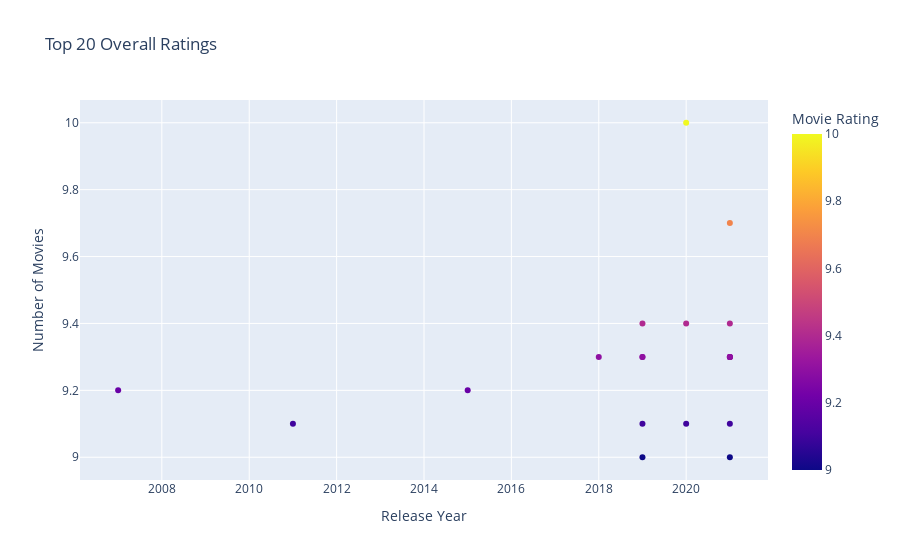

This figure's notebook cell:
### Code cell
overall_top_10_ratings = movie_df.nlargest(20, 'Rating')
fig = px.scatter(overall_top_10_ratings, x='Year', y='Rating',
    title='Top 20 Overall Ratings ', color = 'Rating',
    labels={'Rating': 'Movie Rating', 'Year': 'Release Year'},

) 
fig.update_layout(
    xaxis_title='Release Year',
    yaxis_title='Number of Movies',
    legend_title_text='Rating',
    showlegend=True,
    bargap=0.05,             
)

# Show the plot
fig.show()

### Figure 1 — Plotly figure (JSON) as saved in the notebook; plotly's stock layout.template omitted (floating-point values rounded to 4 significant figures)
{"data": [{"hovertemplate": "Release Year=%{x}<br>Movie Rating=%{marker.color}<extra></extra>", "legendgroup": "", "marker": {"color": [10, 9.7, 9.4, 9.4, 9.4, 9.3, 9.3, 9.3, 9.3, 9.3, 9.3, 9.3, 9.2, 9.2, 9.1, 9.1, 9.1, 9.1, 9, 9], "coloraxis": "coloraxis", "symbol": "circle"}, "mode": "markers", "name": "", "orientation": "v", "showlegend": false, "type": "scatter", "x": [2020, 2021, 2019, 2021, 2020, 2018, 2021, 2019, 2021, 2021, 2021, 2019, 2007, 2015, 2021, 2019, 2011, 2020, 2021, 2019], "xaxis": "x", "y": [10, 9.7, 9.4, 9.4, 9.4, 9.3, 9.3, 9.3, 9.3, 9.3, 9.3, 9.3, 9.2, 9.2, 9.1, 9.1, 9.1, 9.1, 9, 9], "yaxis": "y"}], "layout": {"bargap": 0.05, "coloraxis": {"colorbar": {"title": {"text": "Movie Rating"}}, "colorscale": [[0, "#0d0887"], [0.1111, "#46039f"], [0.2222, "#7201a8"], [0.3333, "#9c179e"], [0.4444, "#bd3786"], [0.5556, "#d8576b"], [0.6667, "#ed7953"], [0.7778, "#fb9f3a"], [0.8889, "#fdca26"], [1, "#f0f921"]]}, "legend": {"title": {"text": "Rating"}, "tracegroupgap": 0}, "showlegend": true, "title": {"text": "Top 20 Overall Ratings "}, "xaxis": {"anchor": "y", "domain": [0, 1], "title": {"text": "Release Year"}}, "yaxis": {"anchor": "x", "domain": [0, 1], "title": {"text": "Number of Movies"}}}}
